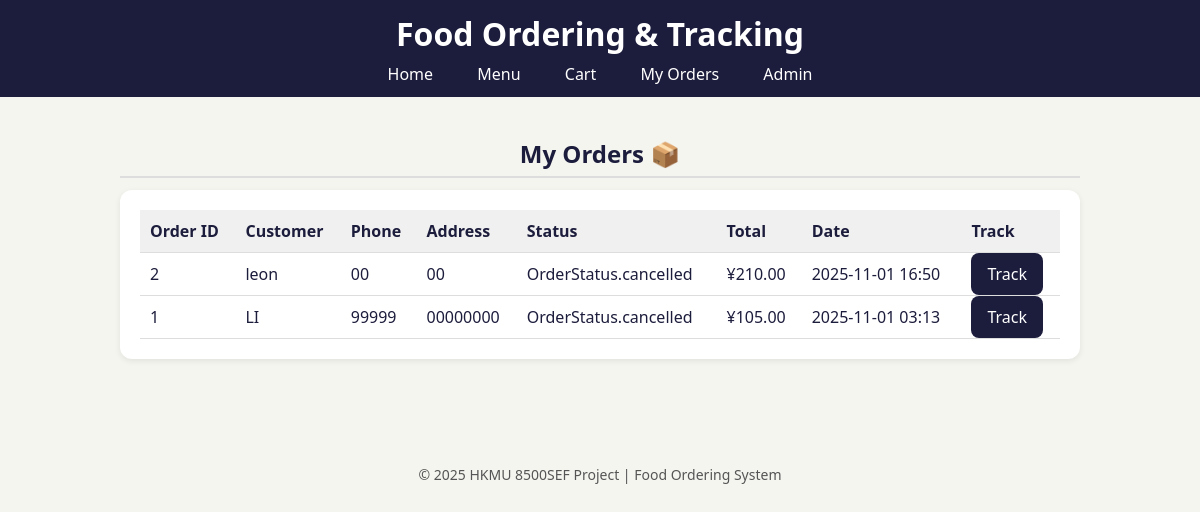
/my_orders, run on the app's committed database.
### models.py (models this page shows, shortened)
class Order(db.Model):
    __tablename__ = "orders"
    id = db.Column(db.Integer, primary_key=True)
    created_at = db.Column(db.DateTime, default=lambda: datetime.now(timezone.utc), nullable=False)
    customer_name = db.Column(db.String(120), nullable=False)
    customer_phone = db.Column(db.String(20))
    customer_address = db.Column(db.String(255))
    status = db.Column(db.Enum(OrderStatus), default=OrderStatus.placed, nullable=False)
    total_cents = db.Column(db.Integer, default=0, nullable=False)
    items = db.relationship("OrderItem", backref="order", cascade="all, delete-orphan")

### app.py (the view)
@app.route("/my_orders")
def my_orders():
    orders = Order.query.order_by(Order.created_at.desc()).all()
    return render_template("my_orders.html", orders=orders)

### app.py (called while the page is built)
@app.context_processor
def inject_globals():
    return {"OrderStatus": OrderStatus}

### templates/my_orders.html
{% extends "base.html" %}
{% block content %}
<h2>My Orders 📦</h2>
<div class="card">
  {% if orders %}
    <table class="cart-table">
      <tr>
        <th>Order ID</th>
        <th>Customer</th>
        <th>Phone</th>
        <th>Address</th>
        <th>Status</th>
        <th>Total</th>
        <th>Date</th>
        <th>Track</th>
      </tr>
      {% for order in orders %}
      <tr>
        <td>{{ order.id }}</td>
        <td>{{ order.customer_name }}</td>
        <td>{{ order.customer_phone }}</td>
        <td>{{ order.customer_address }}</td>
        <td>{{ order.status.value if order.status is not string else order.status }}</td>
        <td>¥{{ '%.2f' % (order.total_cents / 100) }}</td>
        <td>{{ order.created_at.strftime("%Y-%m-%d %H:%M") if order.created_at else "" }}</td>
        <td><a class="btn" href="{{ url_for('track_order', order_id=order.id) }}">Track</a></td>
      </tr>
      {% endfor %}
    </table>
  {% else %}
    <p>No orders yet.</p>
  {% endif %}
</div>
{% endblock %}

### static/style.css (style rules this page uses)
body { background: #f5f5f0; color: #1c1c3c; font-family: 'Segoe UI', Roboto, sans-serif; margin:0; }
h2 { margin: 20px 0 12px 0; text-align: center; font-weight: bold; border-bottom: 2px solid #ddd; padding-bottom: 6px; }
.btn { background: #1c1c3c; color: white; padding: 10px 16px; border-radius: 8px; text-decoration: none; }
.card { background: white; border-radius: 12px; padding: 20px; box-shadow: 0 2px 6px rgba(0,0,0,0.08); margin-bottom: 20px; transition: transform 0.2s ease, box-shadow 0.2s ease; }
.cart-table { width: 100%; border-collapse: collapse; }
.cart-table th, .cart-table td { padding: 10px; border-bottom: 1px solid #ddd; text-align: left; }
.cart-table th { background: #f0f0f0; }

### data on the page
Order: id "2", customer_name "leon", customer_phone "00", customer_address "00", status "OrderStatus.cancelled", order.total_cents/100 "210.00", created_at "2025-11-01 16:50"
Order: id "1", customer_name "LI", customer_phone "99999", customer_address "00000000", status "OrderStatus.cancelled", order.total_cents/100 "105.00", created_at "2025-11-01 03:13"
